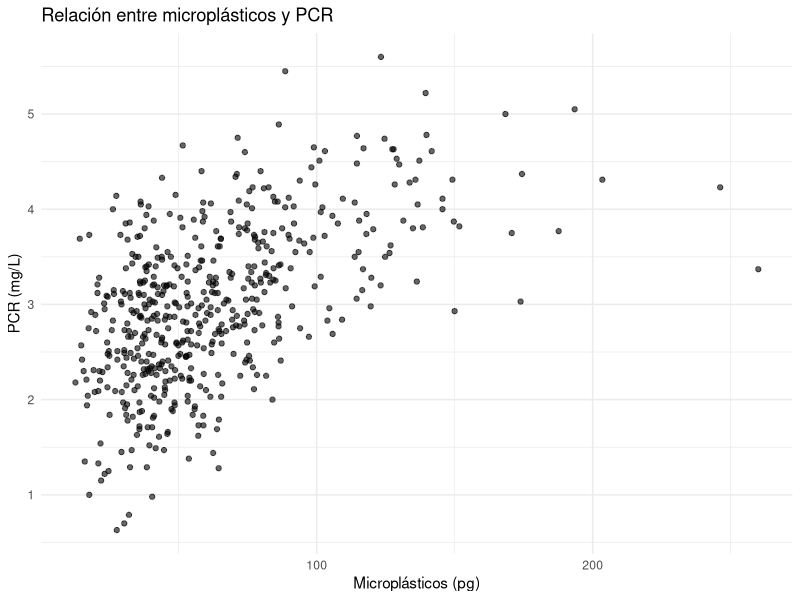
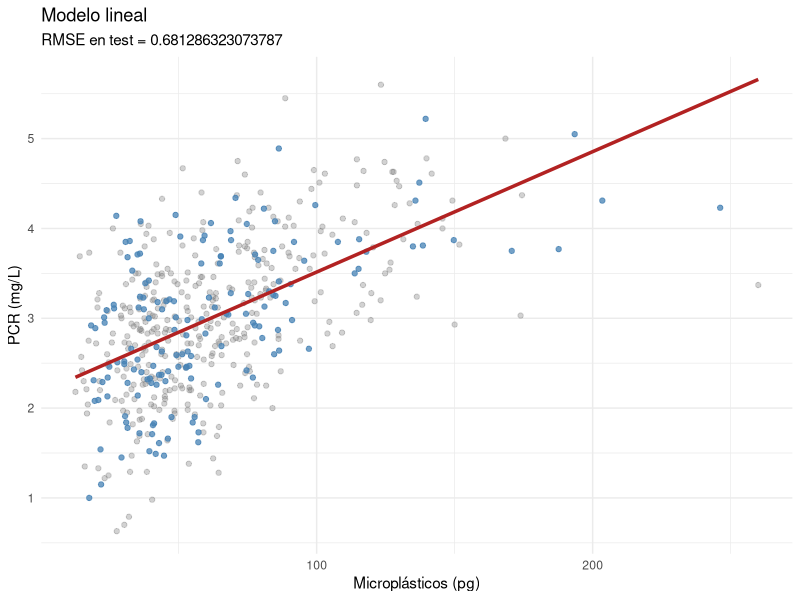
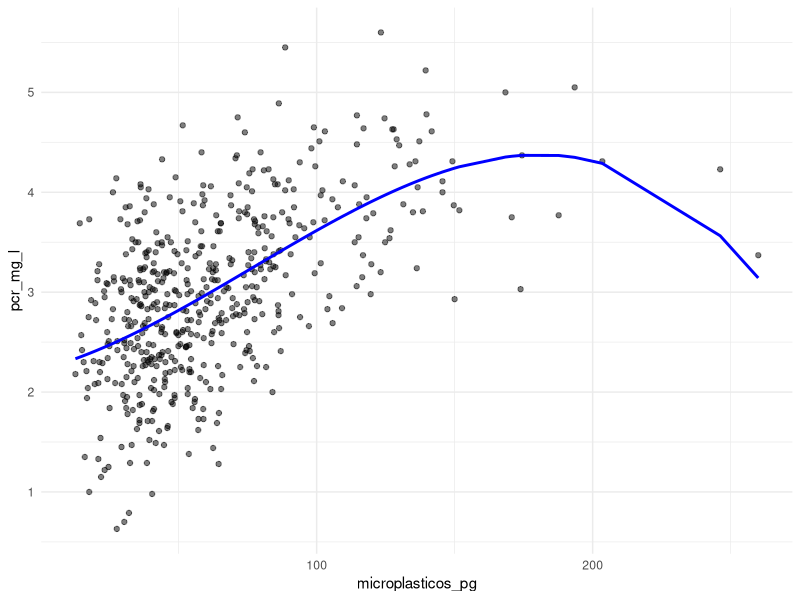
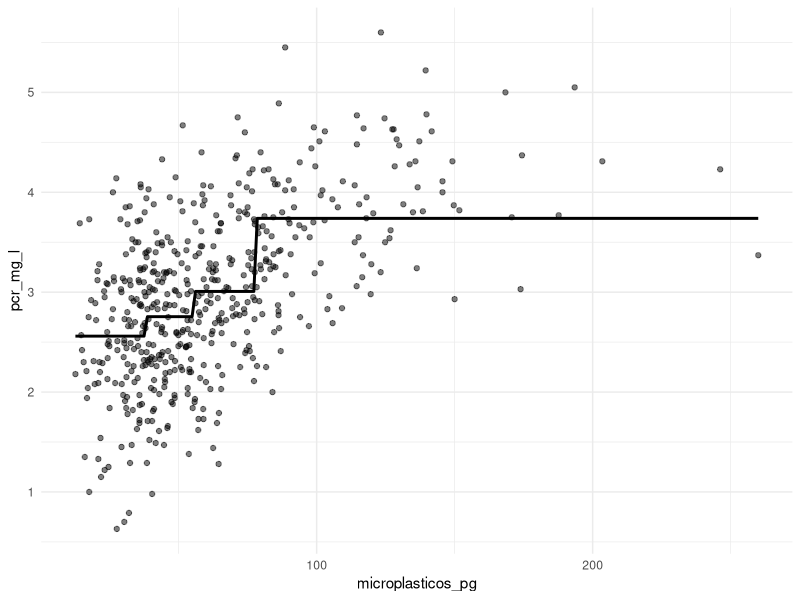
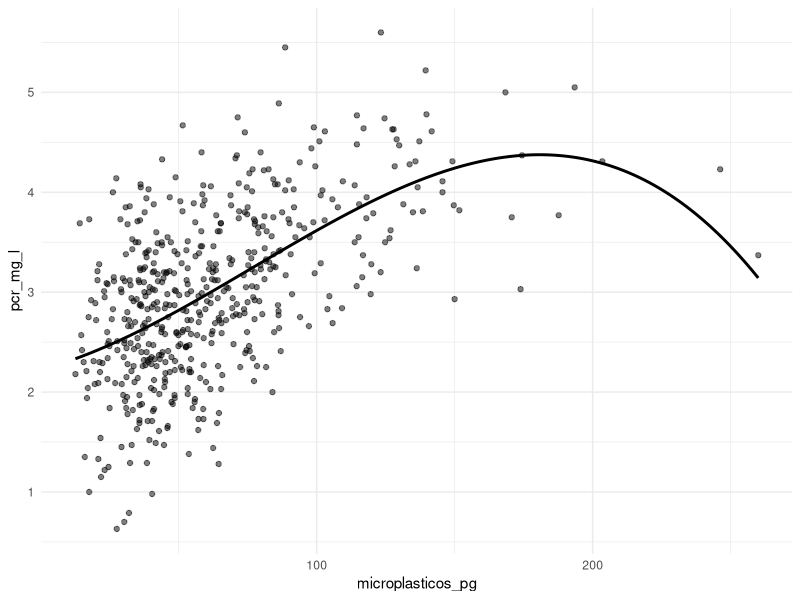
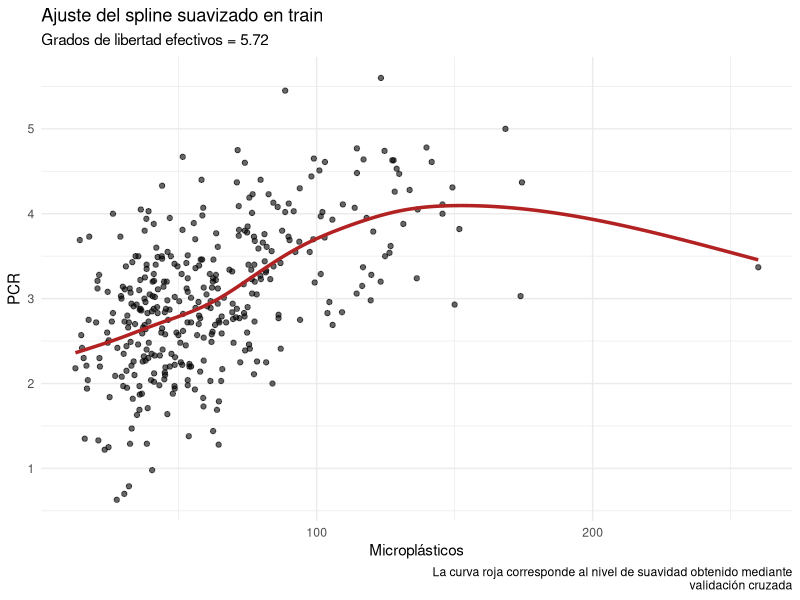
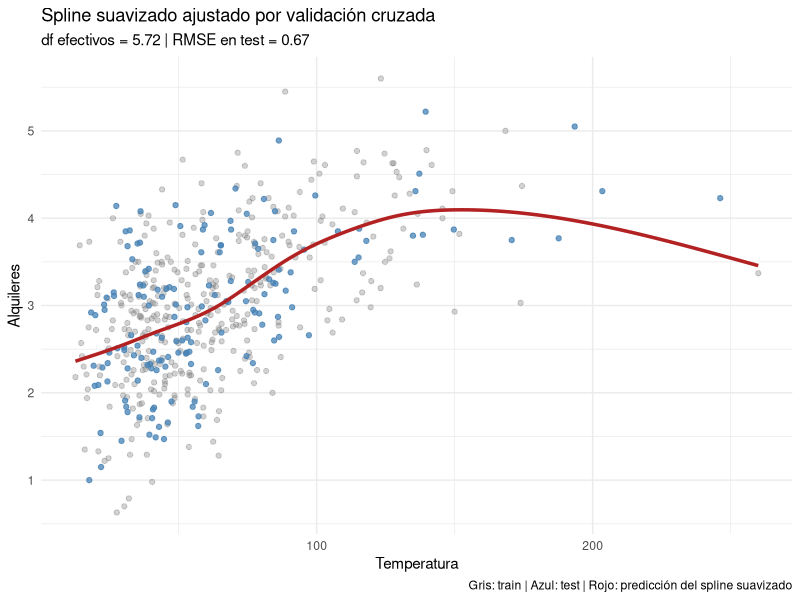

The R source for these figures, in order:
## ---- chunk 1
library(tidyverse)
library(splines)
library(mgcv)

theme_set(theme_minimal())
## ---- chunk 2
datos <- read_csv("microplasticos_salud.csv", show_col_types = FALSE)

glimpse(datos)
## ---- chunk 3
datos_reducidos <- datos %>%
  select(microplasticos_pg, pcr_mg_l)

summary(datos_reducidos)

ggplot(datos_reducidos, aes(x = microplasticos_pg, y = pcr_mg_l)) +
  geom_point(alpha = 0.6) +
  labs(
    title = "Relación entre microplásticos y PCR",
    x = "Microplásticos (pg)",
    y = "PCR (mg/L)"
  )
## ---- chunk 4
set.seed(3299)

n <- nrow(datos)
train_id <- sample(1:n, size = round(0.7 * n))

train <- datos[train_id, ]
test  <- datos[-train_id, ]
# apartado a)
nrow(train)
nrow(test)

# Modelo lineal
modelo_lineal <- lm(pcr_mg_l ~ microplasticos_pg, data = train)

summary(modelo_lineal)

# Predicciones y RMSE
pred <- predict(modelo_lineal, newdata = test)

#apartado c)
rmse <- sqrt(mean((test$pcr_mg_l - pred)^2))
rmse
## ---- chunk 5
# predicciones del modelo lineal (no hace falta para la línea)
pcr_pred <- predict(modelo_lineal, newdata = test)

# grid correcto: la variable explicativa es microplasticos_pg
grid_lin <- data.frame(
  microplasticos_pg = seq(min(train$microplasticos_pg),
                          max(train$microplasticos_pg),
                          length.out = 400)
)

# predicción sobre la grid
grid_lin$pcr_pred <- predict(modelo_lineal, newdata = grid_lin)

# gráfico coherente con el modelo
ggplot() +
  geom_point(data = train,
             aes(x = microplasticos_pg, y = pcr_mg_l),
             alpha = 0.35, color = "grey50") +
  geom_point(data = test,
             aes(x = microplasticos_pg, y = pcr_mg_l),
             alpha = 0.75, color = "steelblue") +
  geom_line(data = grid_lin,
            aes(x = microplasticos_pg, y = pcr_pred),
            linewidth = 1.2,
            color = "firebrick") +
  labs(
    title = "Modelo lineal",
    subtitle = paste("RMSE en test =", rmse),
    x = "Microplásticos (pg)",
    y = "PCR (mg/L)"
  ) +
  theme_minimal()
## ---- chunk 6
grados <- 1:5
rmse_poly <- numeric(length(grados))

for (g in grados) {
  modelo <- lm(pcr_mg_l ~ poly(microplasticos_pg, g), data = train)
  pred <- predict(modelo, newdata = test)
  rmse_poly[g] <- sqrt(mean((test$pcr_mg_l - pred)^2))
}

rmse_poly 
## ---- chunk 7
#viasualizamos
mejor_g <- which.min(rmse_poly)
mejor_g #me da el 3, bien, coincide

modelo_mejor <- lm(pcr_mg_l ~ poly(microplasticos_pg, mejor_g), data = train)

ggplot(datos, aes(x = microplasticos_pg, y = pcr_mg_l)) +
  geom_point(alpha = 0.5) +
  geom_line(aes(y = predict(modelo_mejor, newdata = datos)),linewidth = 1, color = "blue")
## ---- chunk 8
# 3,4,5,6
rmse_step <- numeric(4)

for (j in 3:6) {
  # dividimos el predictor en j intervalos usando solo el entrenamiento
  cortes <- quantile(train$microplasticos_pg, probs = seq(0, 1, length.out = j + 1))
  
  train$intervalo <- cut(train$microplasticos_pg,
                         breaks = cortes,
                         include.lowest = TRUE)
  
  test$intervalo <- cut(test$microplasticos_pg,
                        breaks = cortes,
                        include.lowest = TRUE)
  
  modelo_step <- lm(pcr_mg_l ~ intervalo, data = train)
  pred <- predict(modelo_step, newdata = test)
  
  rmse_step[j - 2] <- sqrt(mean((test$pcr_mg_l - pred)^2)) # esta desplazado, por eso luego sumamos 2
}

rmse_step # intervalos del 3 al 6
which.min(rmse_step)
## ---- chunk 9
# viasualizar
mejor_j <- which.min(rmse_step)

cortes_mejor <- quantile(train$microplasticos_pg,
                         probs = seq(0, 1, length.out = mejor_j + 1))

train$intervalo <- cut(train$microplasticos_pg,
                       breaks = cortes_mejor,
                       include.lowest = TRUE)

modelo_mejor_step <- lm(pcr_mg_l ~ intervalo, data = train)

# Pred para dibujar la funcio escalonada
grid <- data.frame(microplasticos_pg = seq(min(datos$microplasticos_pg),
                                           max(datos$microplasticos_pg),
                                           length.out = 200))

grid$intervalo <- cut(grid$microplasticos_pg,
                      breaks = cortes_mejor,
                      include.lowest = TRUE)

grid$pred <- predict(modelo_mejor_step, newdata = grid)

ggplot(datos, aes(x = microplasticos_pg, y = pcr_mg_l)) +
  geom_point(alpha = 0.5) +
  geom_line(data = grid, aes(y = pred), linewidth = 1)
## ---- chunk 10
df_vals <- 3:7
rmse_spline <- numeric(length(df_vals))

for (i in seq_along(df_vals)) {
  df <- df_vals[i]
  
  modelo <- lm(pcr_mg_l ~ bs(microplasticos_pg, df = df), data = train)
  
  pred <- predict(modelo, newdata = test)
  
  rmse_spline[i] <- sqrt(mean((test$pcr_mg_l - pred)^2))
}

rmse_spline
df_vals[which.min(rmse_spline)] - 2 # porque esta desplazado 2
## ---- chunk 11
mejor_df <- df_vals[which.min(rmse_spline)] - 2

modelo_mejor <- lm(pcr_mg_l ~ bs(microplasticos_pg, df = mejor_df), data = train)

grid <- data.frame(
  microplasticos_pg = seq(min(datos$microplasticos_pg),
                          max(datos$microplasticos_pg),
                          length.out = 200)
)

grid$pred <- predict(modelo_mejor, newdata = grid)

ggplot(datos, aes(x = microplasticos_pg, y = pcr_mg_l)) +
  geom_point(alpha = 0.5) +
  geom_line(data = grid, aes(y = pred), linewidth = 1)
## ---- chunk 12
# Ajuste del spline suavizado usando validación cruzada
mod_ss <- smooth.spline(
  x = train$microplasticos_pg,
  y = train$pcr_mg_l,
  cv = TRUE
)

mod_ss

# reprensetacion datos de entrenamiento
grid_micro_ss <- tibble(
  microplasticos_pg = seq(min(train$microplasticos_pg), 
                          max(train$microplasticos_pg), length.out = 400))

pred_ss_train <- tibble(
  microplasticos_pg = grid_micro_ss$microplasticos_pg,
  pcr_pred = predict(mod_ss, x = grid_micro_ss$microplasticos_pg)$y
)

ggplot() +
  geom_point(data = train, aes(x = microplasticos_pg, y = pcr_mg_l), alpha = 0.6) +
  geom_line(
    data = pred_ss_train,
    aes(x = microplasticos_pg, y = pcr_pred),
    linewidth = 1.2,
    color = "firebrick"
  ) +
  labs(
    title = "Ajuste del spline suavizado en train",
    subtitle = paste("Grados de libertad efectivos =", round(mod_ss$df, 2)),
    x = "Microplásticos",
    y = "PCR",
    caption = "La curva roja corresponde al nivel de suavidad obtenido mediante
    validación cruzada") +
  theme_minimal()

# Evaluamos en el conjunto de prueba.
rmseF <- function(obs, pred) {
  sqrt(mean((obs - pred)^2))
}
pred_ss_test <- predict(mod_ss, x = test$microplasticos_pg)$y
rmse_ss <- rmseF(test$pcr_mg_l, pred_ss_test)

rmse_ss
## ---- chunk 13
#visiaulitzam
ggplot() +
  geom_point(data = train, aes(microplasticos_pg, pcr_mg_l), alpha = 0.35, color = "grey50") +
  geom_point(data = test, aes(microplasticos_pg, pcr_mg_l), alpha = 0.75, color = "steelblue") +
  geom_line(
    data = pred_ss_train,
    aes(microplasticos_pg, pcr_pred),
    linewidth = 1.2,
    color = "firebrick"
  ) +
  labs(
    title = "Spline suavizado ajustado por validación cruzada",
    subtitle = paste(
      "df efectivos =", round(mod_ss$df, 2),
      "| RMSE en test =", round(rmse_ss, 2)
    ),
    x = "Temperatura",
    y = "Alquileres",
    caption = "Gris: train | Azul: test | Rojo: predicción del spline suavizado"
  ) +
  theme_minimal()
